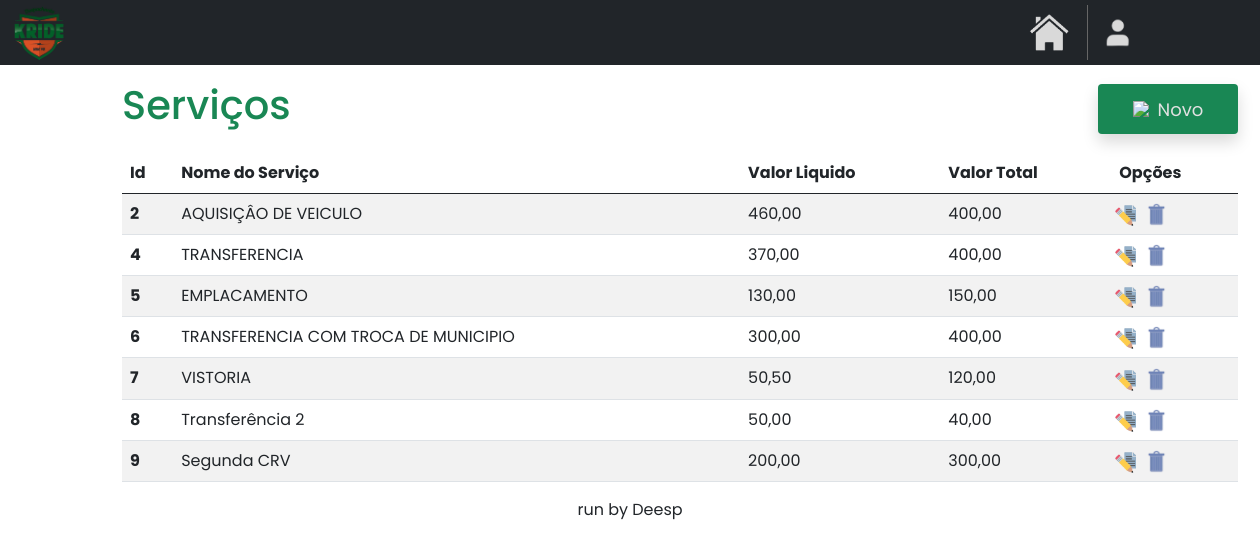
The page /home/servicos on the database as committed earlier.
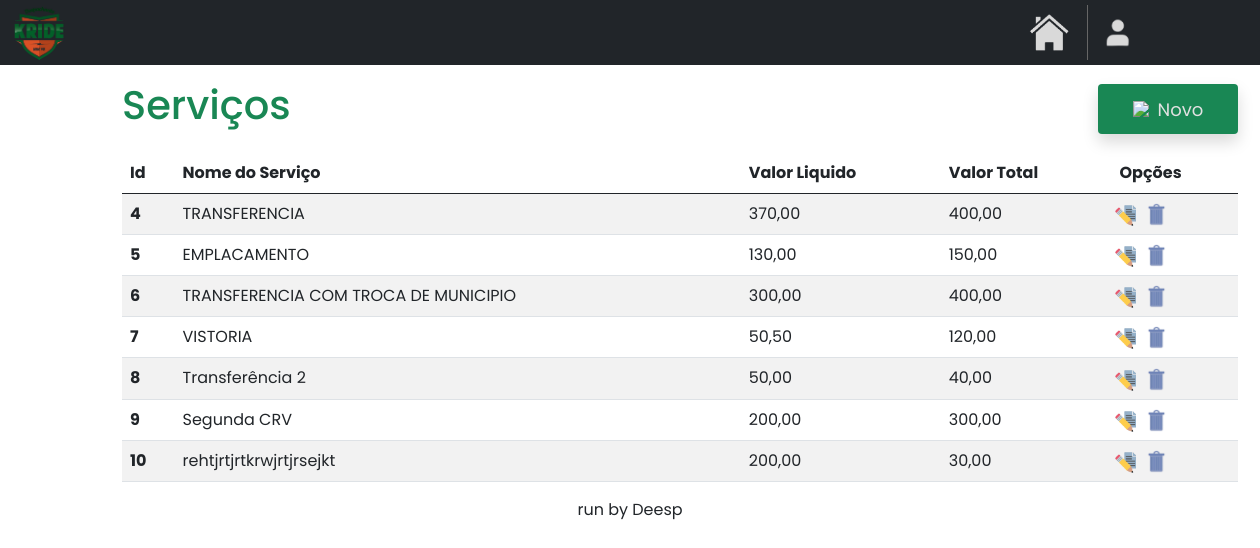
The same page on the database as committed later.
### OS/models.py (models this page shows)
class Servico(models.Model):
    descricao = models.CharField(max_length=50)
    nome = models.CharField(max_length=50, default='')
    custo = models.CharField(max_length=10, default='0')
    valor_liquido = models.CharField(max_length=10, default='0')
    valor_total = models.CharField(max_length=10, default='0')
    taxa_detran = models.CharField(max_length=10, default='0')
    notas = models.TextField(blank=True, null=True)

### servicos/views.py (the view)
# urls.py: path('servicos', serviews.servicos, name='servicos'),
def servicos(request):
    return paginacao(request)

### servicos/views.py (called while the page is built)
def paginacao(request):
    servicos = Servico.objects.all().values('id', 'nome', 'valor_liquido', 'valor_total')
    servicos_paginados = Paginator(servicos, 15)
    page_num = request.GET.get('page')
    servicos = servicos_paginados.get_page(page_num)
    return render(request, 'servicos.html', {'servicos': servicos})

### servicos/templates/servicos.html (shortened to what this page needs)
{% extends "base.html" %}
{% load static %}
{% block content %}
<!DOCTYPE html>
<html lang="pt-BR">
<head>
    <link href="https://cdn.jsdelivr.net/npm/bootstrap@5.0.2/dist/css/bootstrap.min.css" rel="stylesheet">
</head>
<body>
    <div class="container mt-3 custom-container">
        <div class="d-flex justify-content-start align-items-center">
            <h1 class="me-auto text-success">Serviços</h1>
            <div class="shadow bg-success rounded" style="width: 140px; height: 50px; margin-left: 85px;">
                <a href="{% url 'novo_servico' %}" style="text-decoration: none; display: flex; align-items: center; justify-content: center; width: 100%; height: 100%;">
                    <img src="{% static 'images/novo.png' %}" style="width: 20px; margin-right: 5px;">
                    <p class="hover-link" style="font-size: 18px; margin: 0;">Novo</p>
                </a>
            </div>
        </div>
        <table class="table table-striped mt-3">
            <thead>
                <tr>
                    <th scope="col">Id</th>
                    <th scope="col">Nome do Serviço</th>
                    <th scope="col">Valor Liquido</th>
                    <th scope="col">Valor Total</th>
                    <th scope="col">Opções</th>
                </tr>
            </thead>
            <tbody  id="tbodyServicos">
                {% for servico in servicos %}
                    <tr>
                        <th>{{servico.id}}</th>
                        <td>{{servico.nome}}</td>
                        <td>{{servico.valor_liquido}}</td>
                        <td>{{servico.valor_total}}</td>
                        <td>
                            <div style="display: flex; gap: 10px;">
                                <a href="{% url 'editar_servico' servico.id %}"  title="EDITAR" style="height: 20px; margin-left: -5px;">
                                    <img src="{% static 'images/editar.png' %}" style="width: 22px; height: 23px;">
                                </a>
                                <a href="#" class="delete-button" data-toggle="modal" data-target="#confirmDeleteModal" data-url="{% url 'excluir_servico' servico.id %}" title="EXCLUIR">
                                    <img src="{% static 'images/excluir.png' %}" style="width: 22px; height: 23px;">
                                </a>
                            </div>
                        </td>
                    </tr>
                {% endfor %}
            </tbody>
        </table>
    </div>
</body>
</html>
{% endblock %}

Rows that differ between the two databases and show on the page:
removed Servico: id "2", nome "AQUISIÇÂO DE VEICULO", valor_liquido "460,00", valor_total "400,00"
added Servico: id "10", nome "rehtjrtjrtkrwjrtjrsejkt", valor_liquido "200,00", valor_total "30,00"
